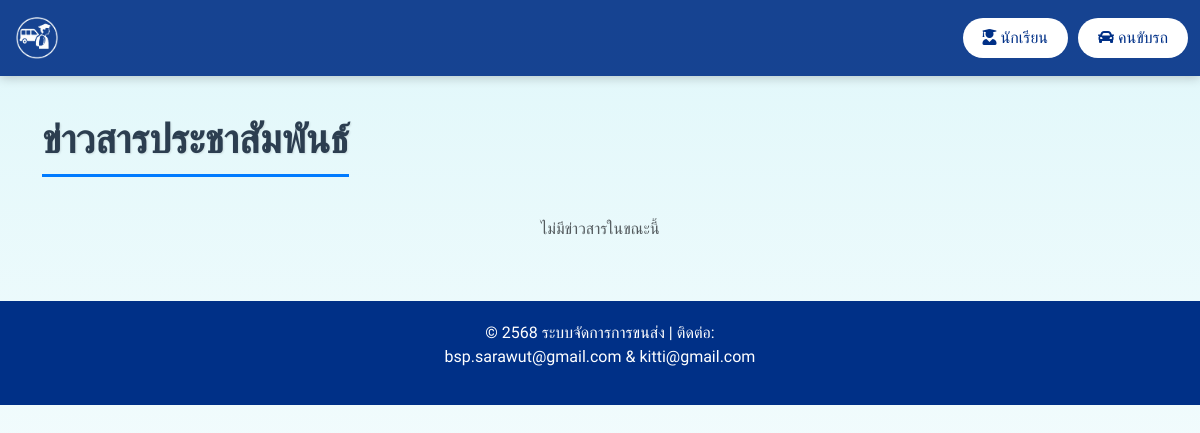
Before: / with the older database file.
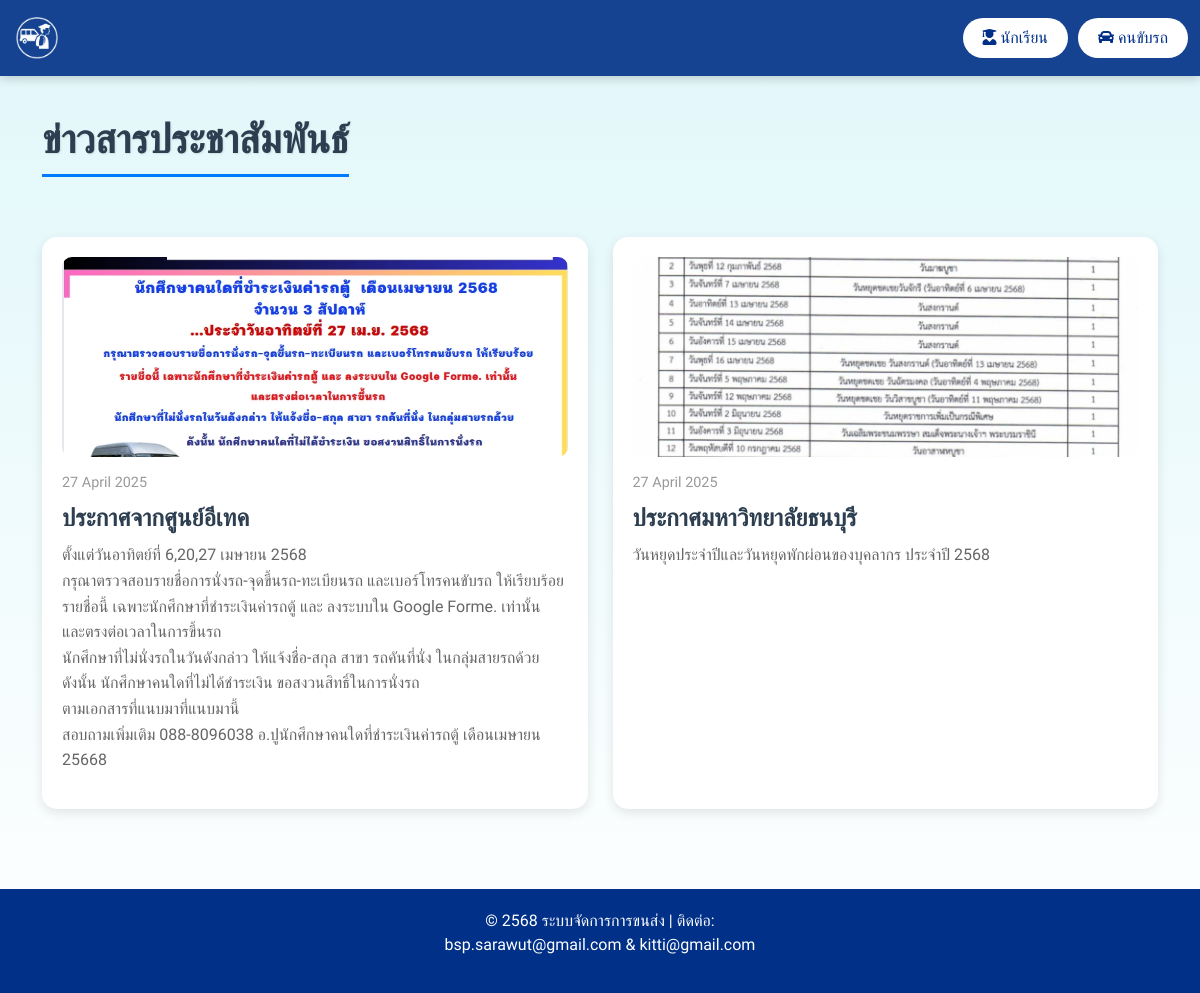
After: the same page with the newer database file.
### tables this page shows
CREATE TABLE `news` (
  `news_id` int(11) NOT NULL,
  `news_title` varchar(255) NOT NULL,
  `news_content` text NOT NULL,
  `news_image` varchar(255) DEFAULT NULL,
  `news_date` date NOT NULL,
  `created_at` timestamp NOT NULL DEFAULT current_timestamp()
);

### index.php (the view, shortened to what this page needs)
<?php
include 'admin/config/condb.php';
try {
    $stmt = $conn->prepare("SELECT * FROM news ORDER BY news_date DESC");
    $stmt->execute();
    $news_items = $stmt->fetchAll(PDO::FETCH_ASSOC);
} catch (PDOException $e) {
    $news_items = [];
    echo "เกิดข้อผิดพลาด: " . $e->getMessage();
}
?>
<!DOCTYPE html>
<html lang="th">
<head>
    <link href="https://cdn.jsdelivr.net/npm/bootstrap@5.3.0-alpha1/dist/css/bootstrap.min.css" rel="stylesheet">
    <link rel="stylesheet" href="https://cdnjs.cloudflare.com/ajax/libs/font-awesome/5.15.4/css/all.min.css">
</head>
<body>
    <nav class="navbar navbar-expand-lg navbar-dark">
        <div class="container-fluid">
            <a class="navbar-brand" href="#"><img src="Logo/logo_index.png" alt="โลโก้ระบบจัดการการขนส่ง"></a>
            <div class="ms-auto d-flex">
                <a href="Student/index.php" class="btn btn-login"><i class="fas fa-user-graduate me-1"></i>นักเรียน</a>
                <a href="driver/driver_signin.php" class="btn btn-login"><i class="fas fa-car me-1"></i>คนขับรถ</a>
            </div>
        </div>
    </nav>
    <div class="container">
        <h1 class="header-title" id="headerTitle"></h1>
        <?php if (count($news_items) > 0): ?>
            <div class="news-container">
                <?php foreach ($news_items as $news): ?>
                    <div class="news-card">
                        <img src="admin/uploads/news/<?php echo htmlspecialchars($news['news_image'] ?? 'default_news.jpg'); ?>"
                             alt="ภาพข่าวสาร"
                             data-bs-toggle="modal"
                             data-bs-target="#imageModal"
                             data-image="admin/uploads/news/<?php echo htmlspecialchars($news['news_image'] ?? 'default_news.jpg'); ?>">
                        <div class="news-date"><?php echo date('d F Y', strtotime($news['news_date'])); ?></div>
                        <h3><?php echo htmlspecialchars($news['news_title']); ?></h3>
                        <p><?php echo nl2br(htmlspecialchars($news['news_content'])); ?></p>
                    </div>
                <?php endforeach; ?>
            </div>
        <?php else: ?>
            <div class="text-center text-muted">
                <p>ไม่มีข่าวสารในขณะนี้</p>
            </div>
        <?php endif; ?>
    </div>
    <footer class="footer">
        <div class="wave"></div>
        <p>© 2568 ระบบจัดการการขนส่ง | ติดต่อ: <br> <a href="mailto:support@tms.ac.th">bsp.sarawut@gmail.com & kitti@gmail.com</a></p>
    </footer>
</body>
</html>

### index.php (style rules this page uses)
body { font-family: 'Kanit', sans-serif; background: linear-gradient(to bottom, #e0f7fa, #ffffff); min-height: 100vh; margin: 0; position: relative; overflow-x: hidden; }
.navbar { background-color: rgba(0, 48, 135, 0.9); box-shadow: 0 2px 10px rgba(0, 0, 0, 0.2); transition: background-color 0.3s ease; }
.navbar-brand img { height: 50px; transition: transform 0.3s ease; }
.btn-login { background-color: #ffffff; color: #003087; border: none; border-radius: 20px; padding: 8px 20px; font-weight: 500; margin-left: 10px; transition: all 0.3s ease; }
.header-title { font-size: 2.5rem; color: #2c3e50; font-weight: 600; text-align: center; margin: 40px 0; text-shadow: 1px 1px 2px rgba(0, 0, 0, 0.1); display: inline-block; border-bottom: 3px solid #007bff; padding-bottom: 10px; }
.news-container { display: grid; grid-template-columns: repeat(auto-fit, minmax(300px, 1fr)); gap: 25px; padding: 20px 0; }
.news-card { border-radius: 15px; box-shadow: 0 4px 12px rgba(0, 0, 0, 0.1); background: #fff; padding: 20px; transition: transform 0.2s ease, background-color 0.3s ease; opacity: 0; transform: translateY(20px); }
.news-card.reveal { opacity: 1; transform: translateY(0); transition: opacity 0.5s ease, transform 0.5s ease; }
.news-card img { width: 100%; height: 200px; object-fit: cover; border-radius: 10px; margin-bottom: 15px; cursor: pointer; transition: transform 0.3s ease; }
.news-card h3 { color: #2c3e50; font-size: 1.5rem; font-weight: 600; margin-bottom: 10px; }
.news-card p { color: #666; font-size: 1rem; line-height: 1.6; }
.news-date { color: #999; font-size: 0.9rem; margin-bottom: 10px; }
.footer { background-color: #003087; color: #ffffff; text-align: center; padding: 20px 0; position: relative; margin-top: 60px; }
.footer a { color: #ffffff; text-decoration: none; }
.wave { position: absolute; top: -50px; left: 0; width: 100%; height: 50px; background-size: cover; background-repeat: no-repeat; }

Changed rows visible on the page:
added news: news_image (picture), news_date "27 April 2025", news_title "ประกาศจากศูนย์อีเทค", news_content "ตั้งแต่วันอาทิตย์ที่ 6,20,27 เมษายน 2568 กรุณาตรวจสอบรายชื่อการนั่งรถ-จุดขึ้นรถ-ทะเบียนรถ และเบอร์โทรคนขับรถ ให้เรียบร้อย รายชื่อนี้ เฉพาะนักศึกษาที่ชำระเงินค่ารถตู้ และ ลงระบบใน Google Forme. เท่านั้น และตรงต่อเวลาในการขึ้นรถ นักศึกษาที่ไม่นั่งรถในวันดังกล่าว ให้แจ้งชื่อ-สกุล สาขา รถคันที่นั่ง ในกลุ่มสายรถด้วย ดังนั้น นักศึกษาคนใดที่ไม่ได้ชำระเงิน ขอสงวนสิทธิ์ในการนั่งรถ ตามเอกสารที่แนบมาที่แนบมานี้ สอบถามเพิ่มเติม 088-8096038 อ.ปูนักศึกษาคนใดที่ชำระเงินค่ารถตู้ เดือนเมษายน 25668"
added news: news_image (picture), news_date "27 April 2025", news_title "ประกาศมหาวิทยาลัยธนบุรี", news_content "วันหยุดประจำปีและวันหยุดพักผ่อนของบุคลากร ประจำปี 2568"
Other visible differences:
text no longer shown: "ไม่มีข่าวสารในขณะนี้"
